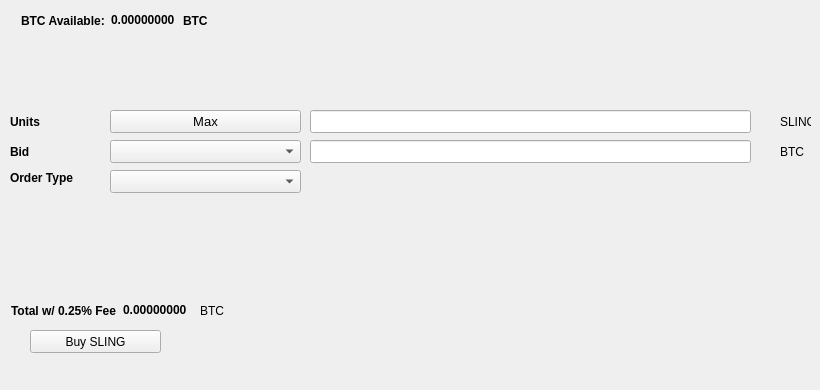
   <widget class="QWidget" name="BuyTab">
    <attribute name="title">
     <string>Buy</string>
    </attribute>
    <widget class="QPushButton" name="BuySLING">
     <property name="geometry">
      <rect>
       <x>30</x>
       <y>330</y>
       <width>131</width>
       <height>23</height>
      </rect>
     </property>
     <property name="text">
      <string>Buy SLING</string>
     </property>
     <property name="icon">
      <iconset resource="../sling.qrc">
       <normaloff>:/icons/bitcoin</normaloff>:/icons/bitcoin</iconset>
     </property>
    </widget>
    <widget class="QLabel" name="label_3">
     <property name="geometry">
      <rect>
       <x>10</x>
       <y>110</y>
       <width>46</width>
       <height>23</height>
      </rect>
     </property>
     <property name="font">
      <font>
       <weight>75</weight>
       <bold>true</bold>
      </font>
     </property>
     <property name="text">
      <string>Units</string>
     </property>
    </widget>
    <widget class="QLineEdit" name="UnitsInput">
     <property name="geometry">
      <rect>
       <x>310</x>
       <y>110</y>
       <width>441</width>
       <height>23</height>
      </rect>
     </property>
     <property name="font">
      <font>
       <pointsize>9</pointsize>
       <weight>75</weight>
       <bold>true</bold>
      </font>
     </property>
    </widget>
    <widget class="QLineEdit" name="BuyBidPriceEdit">
     <property name="geometry">
      <rect>
       <x>310</x>
       <y>140</y>
       <width>441</width>
       <height>23</height>
      </rect>
     </property>
     <property name="font">
      <font>
       <pointsize>9</pointsize>
       <weight>75</weight>
       <bold>true</bold>
      </font>
     </property>
    </widget>
    <widget class="QLabel" name="label_4">
     <property name="geometry">
      <rect>
       <x>780</x>
       <y>110</y>
       <width>31</width>
       <height>23</height>
      </rect>
     </property>
     <property name="text">
      <string>SLING</string>
     </property>
    </widget>
    <widget class="QLabel" name="label_5">
     <property name="geometry">
      <rect>
       <x>780</x>
       <y>140</y>
       <width>31</width>
       <height>23</height>
      </rect>
     </property>
     <property name="text">
      <string>BTC</string>
     </property>
    </widget>
    <widget class="QLabel" name="label_6">
     <property name="geometry">
      <rect>
       <x>10</x>
       <y>140</y>
       <width>46</width>
       <height>23</height>
      </rect>
     </property>
     <property name="font">
      <font>
       <weight>75</weight>
       <bold>true</bold>
      </font>
     </property>
     <property name="text">
      <string>Bid</string>
     </property>
    </widget>
    <widget class="QLabel" name="label_7">
     <property name="geometry">
      <rect>
       <x>10</x>
       <y>170</y>
       <width>91</width>
       <height>16</height>
      </rect>
     </property>
     <property name="font">
      <font>
       <weight>75</weight>
       <bold>true</bold>
      </font>
     </property>
     <property name="text">
      <string>Order Type</string>
     </property>
    </widget>
    <widget class="QPushButton" name="Buy_Max_Amount">
     <property name="geometry">
      <rect>
       <x>110</x>
       <y>110</y>
       <width>191</width>
       <height>23</height>
      </rect>
     </property>
     <property name="font">
      <font>
       <pointsize>10</pointsize>
      </font>
     </property>
     <property name="text">
      <string>Max</string>
     </property>
    </widget>
    <widget class="QComboBox" name="BuyBidcomboBox">
     <property name="geometry">
      <rect>
       <x>110</x>
       <y>140</y>
       <width>191</width>
       <height>23</height>
      </rect>
     </property>
     <property name="font">
      <font>
       <pointsize>10</pointsize>
      </font>
     </property>
    </widget>
    <widget class="QComboBox" name="buyOrdertypeCombo">
     <property name="geometry">
      <rect>
       <x>110</x>
       <y>170</y>
       <width>191</width>
       <height>23</height>
      </rect>
     </property>
     <property name="font">
      <font>
       <pointsize>10</pointsize>
      </font>
     </property>
    </widget>
    <widget class="QWidget" name="layoutWidget1">
     <property name="geometry">
      <rect>
       <x>21</x>
       <y>11</y>
       <width>227</width>
       <height>19</height>
      </rect>
     </property>
     <layout class="QHBoxLayout" name="horizontalLayout_3">
      <item>
       <widget class="QLabel" name="label232">
        <property name="font">
         <font>
          <weight>75</weight>
          <bold>true</bold>
         </font>
        </property>
        <property name="text">
         <string>BTC Available:</string>
        </property>
       </widget>
      </item>
      <item>
       <widget class="QLabel" name="BtcAvailableLbl">
        <property name="palette">
         <palette>
          <active>
           <colorrole role="WindowText">
            <brush brushstyle="SolidPattern">
             <color alpha="255">
              <red>0</red>
              <green>0</green>
              <blue>0</blue>
             </color>
            </brush>
           </colorrole>
           <colorrole role="Button">
            <brush brushstyle="SolidPattern">
             <color alpha="255">
              <red>0</red>
              <green>170</green>
              <blue>0</blue>
             </color>
            </brush>
           </colorrole>
           <colorrole role="Light">
            <brush brushstyle="SolidPattern">
             <color alpha="255">
              <red>0</red>
              <green>255</green>
              <blue>0</blue>
             </color>
            </brush>
           </colorrole>
           <colorrole role="Midlight">
            <brush brushstyle="SolidPattern">
             <color alpha="255">
              <red>0</red>
              <green>212</green>
              <blue>0</blue>
             </color>
            </brush>
           </colorrole>
           <colorrole role="Dark">
            <brush brushstyle="SolidPattern">
             <color alpha="255">
              <red>0</red>
              <green>85</green>
              <blue>0</blue>
             </color>
            </brush>
           </colorrole>
           <colorrole role="Mid">
            <brush brushstyle="SolidPattern">
             <color alpha="255">
              <red>0</red>
              <green>113</green>
              <blue>0</blue>
             </color>
            </brush>
           </colorrole>
           <colorrole role="Text">
            <brush brushstyle="SolidPattern">
             <color alpha="255">
              <red>0</red>
              <green>170</green>
              <blue>0</blue>
             </color>
            </brush>
           </colorrole>
           <colorrole role="BrightText">
            <brush brushstyle="SolidPattern">
             <color alpha="255">
              <red>255</red>
              <green>255</green>
              <blue>255</blue>
             </color>
            </brush>
           </colorrole>
           <colorrole role="ButtonText">
            <brush brushstyle="SolidPattern">
             <color alpha="255">
              <red>0</red>
              <green>0</green>
              <blue>0</blue>
             </color>
            </brush>
           </colorrole>
           <colorrole role="Base">
            <brush brushstyle="SolidPattern">
             <color alpha="255">
              <red>255</red>
              <green>255</green>
              <blue>255</blue>
             </color>
            </brush>
           </colorrole>
           <colorrole role="Window">
            <brush brushstyle="SolidPattern">
             <color alpha="255">
              <red>0</red>
              <green>170</green>
              <blue>0</blue>
             </color>
            </brush>
           </colorrole>
           <colorrole role="Shadow">
            <brush brushstyle="SolidPattern">
             <color alpha="255">
              <red>0</red>
              <green>0</green>
              <blue>0</blue>
             </color>
            </brush>
           </colorrole>
           <colorrole role="AlternateBase">
            <brush brushstyle="SolidPattern">
             <color alpha="255">
              <red>127</red>
              <green>212</green>
              <blue>127</blue>
             </color>
            </brush>
           </colorrole>
           <colorrole role="ToolTipBase">
            <brush brushstyle="SolidPattern">
             <color alpha="255">
              <red>255</red>
              <green>255</green>
              <blue>220</blue>
             </color>
            </brush>
           </colorrole>
           <colorrole role="ToolTipText">
            <brush brushstyle="SolidPattern">
             <color alpha="255">
              <red>0</red>
              <green>0</green>
              <blue>0</blue>
             </color>
            </brush>
           </colorrole>
          </active>
          <inactive>
           <colorrole role="WindowText">
            <brush brushstyle="SolidPattern">
             <color alpha="255">
              <red>0</red>
              <green>0</green>
              <blue>0</blue>
             </color>
            </brush>
           </colorrole>
           <colorrole role="Button">
            <brush brushstyle="SolidPattern">
             <color alpha="255">
              <red>0</red>
              <green>170</green>
              <blue>0</blue>
             </color>
            </brush>
           </colorrole>
           <colorrole role="Light">
            <brush brushstyle="SolidPattern">
             <color alpha="255">
              <red>0</red>
              <green>255</green>
              <blue>0</blue>
             </color>
            </brush>
           </colorrole>
           <colorrole role="Midlight">
            <brush brushstyle="SolidPattern">
             <color alpha="255">
              <red>0</red>
              <green>212</green>
              <blue>0</blue>
             </color>
            </brush>
           </colorrole>
           <colorrole role="Dark">
            <brush brushstyle="SolidPattern">
             <color alpha="255">
              <red>0</red>
              <green>85</green>
              <blue>0</blue>
             </color>
            </brush>
           </colorrole>
           <colorrole role="Mid">
            <brush brushstyle="SolidPattern">
             <color alpha="255">
              <red>0</red>
              <green>113</green>
              <blue>0</blue>
             </color>
            </brush>
           </colorrole>
           <colorrole role="Text">
            <brush brushstyle="SolidPattern">
             <color alpha="255">
              <red>0</red>
              <green>170</green>
              <blue>0</blue>
             </color>
            </brush>
           </colorrole>
           <colorrole role="BrightText">
            <brush brushstyle="SolidPattern">
             <color alpha="255">
              <red>255</red>
              <green>255</green>
              <blue>255</blue>
             </color>
            </brush>
           </colorrole>
           <colorrole role="ButtonText">
            <brush brushstyle="SolidPattern">
             <color alpha="255">
              <red>0</red>
              <green>0</green>
              <blue>0</blue>
             </color>
            </brush>
           </colorrole>
           <colorrole role="Base">
            <brush brushstyle="SolidPattern">
             <color alpha="255">
              <red>255</red>
              <green>255</green>
              <blue>255</blue>
             </color>
            </brush>
           </colorrole>
           <colorrole role="Window">
            <brush brushstyle="SolidPattern">
             <color alpha="255">
              <red>0</red>
              <green>170</green>
              <blue>0</blue>
             </color>
            </brush>
           </colorrole>
           <colorrole role="Shadow">
            <brush brushstyle="SolidPattern">
             <color alpha="255">
              <red>0</red>
              <green>0</green>
              <blue>0</blue>
             </color>
            </brush>
           </colorrole>
           <colorrole role="AlternateBase">
            <brush brushstyle="SolidPattern">
             <color alpha="255">
              <red>127</red>
              <green>212</green>
              <blue>127</blue>
             </color>
            </brush>
           </colorrole>
           <colorrole role="ToolTipBase">
            <brush brushstyle="SolidPattern">
             <color alpha="255">
              <red>255</red>
              <green>255</green>
              <blue>220</blue>
             </color>
            </brush>
           </colorrole>
           <colorrole role="ToolTipText">
            <brush brushstyle="SolidPattern">
             <color alpha="255">
              <red>0</red>
              <green>0</green>
              <blue>0</blue>
             </color>
            </brush>
           </colorrole>
          </inactive>
          <disabled>
           <colorrole role="WindowText">
            <brush brushstyle="SolidPattern">
             <color alpha="255">
              <red>0</red>
              <green>85</green>
              <blue>0</blue>
             </color>
            </brush>
           </colorrole>
           <colorrole role="Button">
            <brush brushstyle="SolidPattern">
             <color alpha="255">
              <red>0</red>
              <green>170</green>
              <blue>0</blue>
             </color>
            </brush>
           </colorrole>
           <colorrole role="Light">
            <brush brushstyle="SolidPattern">
             <color alpha="255">
              <red>0</red>
              <green>255</green>
              <blue>0</blue>
             </color>
            </brush>
           </colorrole>
           <colorrole role="Midlight">
            <brush brushstyle="SolidPattern">
             <color alpha="255">
              <red>0</red>
              <green>212</green>
              <blue>0</blue>
             </color>
            </brush>
           </colorrole>
           <colorrole role="Dark">
            <brush brushstyle="SolidPattern">
             <color alpha="255">
              <red>0</red>
              <green>85</green>
              <blue>0</blue>
             </color>
            </brush>
           </colorrole>
           <colorrole role="Mid">
            <brush brushstyle="SolidPattern">
             <color alpha="255">
              <red>0</red>
              <green>113</green>
              <blue>0</blue>
             </color>
            </brush>
           </colorrole>
           <colorrole role="Text">
            <brush brushstyle="SolidPattern">
             <color alpha="255">
              <red>0</red>
              <green>85</green>
              <blue>0</blue>
             </color>
            </brush>
           </colorrole>
           <colorrole role="BrightText">
            <brush brushstyle="SolidPattern">
             <color alpha="255">
              <red>255</red>
              <green>255</green>
              <blue>255</blue>
             </color>
            </brush>
           </colorrole>
           <colorrole role="ButtonText">
            <brush brushstyle="SolidPattern">
             <color alpha="255">
              <red>0</red>
              <green>85</green>
              <blue>0</blue>
             </color>
            </brush>
           </colorrole>
           <colorrole role="Base">
            <brush brushstyle="SolidPattern">
             <color alpha="255">
              <red>0</red>
              <green>170</green>
              <blue>0</blue>
             </color>
            </brush>
           </colorrole>
           <colorrole role="Window">
            <brush brushstyle="SolidPattern">
             <color alpha="255">
              <red>0</red>
              <green>170</green>
              <blue>0</blue>
             </color>
            </brush>
           </colorrole>
           <colorrole role="Shadow">
            <brush brushstyle="SolidPattern">
             <color alpha="255">
              <red>0</red>
              <green>0</green>
              <blue>0</blue>
             </color>
            </brush>
           </colorrole>
           <colorrole role="AlternateBase">
            <brush brushstyle="SolidPattern">
             <color alpha="255">
              <red>0</red>
              <green>170</green>
              <blue>0</blue>
             </color>
            </brush>
           </colorrole>
           <colorrole role="ToolTipBase">
            <brush brushstyle="SolidPattern">
             <color alpha="255">
              <red>255</red>
              <green>255</green>
              <blue>220</blue>
             </color>
            </brush>
           </colorrole>
           <colorrole role="ToolTipText">
            <brush brushstyle="SolidPattern">
             <color alpha="255">
              <red>0</red>
              <green>0</green>
              <blue>0</blue>
             </color>
            </brush>
           </colorrole>
          </disabled>
         </palette>
        </property>
        <property name="font">
         <font>
          <weight>75</weight>
          <bold>true</bold>
         </font>
        </property>
        <property name="text">
         <string>0.00000000</string>
        </property>
        <property name="textInteractionFlags">
         <set>Qt::LinksAccessibleByMouse|Qt::TextSelectableByKeyboard|Qt::TextSelectableByMouse</set>
        </property>
       </widget>
      </item>
      <item>
       <widget class="QLabel" name="BtcAvailableLbl_2">
        <property name="font">
         <font>
          <weight>75</weight>
          <bold>true</bold>
         </font>
        </property>
        <property name="text">
         <string>BTC</string>
        </property>
       </widget>
      </item>
     </layout>
    </widget>
    <widget class="QWidget" name="layoutWidge2">
     <property name="geometry">
      <rect>
       <x>11</x>
       <y>301</y>
       <width>259</width>
       <height>19</height>
      </rect>
     </property>
     <layout class="QHBoxLayout" name="horizontalLayout_4">
      <item>
       <widget class="QLabel" name="label_9">
        <property name="font">
         <font>
          <weight>75</weight>
          <bold>true</bold>
         </font>
        </property>
        <property name="text">
         <string>Total w/ 0.25% Fee</string>
        </property>
       </widget>
      </item>
      <item>
       <widget class="QLabel" name="BuyCostLabel">
        <property name="palette">
         <palette>
          <active>
           <colorrole role="WindowText">
            <brush brushstyle="SolidPattern">
             <color alpha="255">
              <red>0</red>
              <green>0</green>
              <blue>0</blue>
             </color>
            </brush>
           </colorrole>
           <colorrole role="Button">
            <brush brushstyle="SolidPattern">
             <color alpha="255">
              <red>0</red>
              <green>170</green>
              <blue>0</blue>
             </color>
            </brush>
           </colorrole>
           <colorrole role="Light">
            <brush brushstyle="SolidPattern">
             <color alpha="255">
              <red>0</red>
              <green>255</green>
              <blue>0</blue>
             </color>
            </brush>
           </colorrole>
           <colorrole role="Midlight">
            <brush brushstyle="SolidPattern">
             <color alpha="255">
              <red>0</red>
              <green>212</green>
              <blue>0</blue>
             </color>
            </brush>
           </colorrole>
           <colorrole role="Dark">
            <brush brushstyle="SolidPattern">
             <color alpha="255">
              <red>0</red>
              <green>85</green>
              <blue>0</blue>
             </color>
            </brush>
           </colorrole>
           <colorrole role="Mid">
            <brush brushstyle="SolidPattern">
             <color alpha="255">
              <red>0</red>
              <green>113</green>
              <blue>0</blue>
             </color>
            </brush>
           </colorrole>
           <colorrole role="Text">
            <brush brushstyle="SolidPattern">
             <color alpha="255">
              <red>0</red>
              <green>170</green>
              <blue>0</blue>
             </color>
            </brush>
           </colorrole>
           <colorrole role="BrightText">
            <brush brushstyle="SolidPattern">
             <color alpha="255">
              <red>255</red>
              <green>255</green>
              <blue>255</blue>
             </color>
            </brush>
           </colorrole>
           <colorrole role="ButtonText">
            <brush brushstyle="SolidPattern">
             <color alpha="255">
              <red>0</red>
              <green>0</green>
              <blue>0</blue>
             </color>
            </brush>
           </colorrole>
           <colorrole role="Base">
            <brush brushstyle="SolidPattern">
             <color alpha="255">
              <red>255</red>
              <green>255</green>
              <blue>255</blue>
             </color>
            </brush>
           </colorrole>
           <colorrole role="Window">
            <brush brushstyle="SolidPattern">
             <color alpha="255">
              <red>0</red>
              <green>170</green>
              <blue>0</blue>
             </color>
            </brush>
           </colorrole>
           <colorrole role="Shadow">
            <brush brushstyle="SolidPattern">
             <color alpha="255">
              <red>0</red>
              <green>0</green>
              <blue>0</blue>
             </color>
            </brush>
           </colorrole>
           <colorrole role="AlternateBase">
            <brush brushstyle="SolidPattern">
             <color alpha="255">
              <red>127</red>
              <green>212</green>
              <blue>127</blue>
             </color>
            </brush>
           </colorrole>
           <colorrole role="ToolTipBase">
            <brush brushstyle="SolidPattern">
             <color alpha="255">
              <red>255</red>
              <green>255</green>
              <blue>220</blue>
             </color>
            </brush>
           </colorrole>
           <colorrole role="ToolTipText">
            <brush brushstyle="SolidPattern">
             <color alpha="255">
              <red>0</red>
              <green>0</green>
              <blue>0</blue>
             </color>
            </brush>
           </colorrole>
          </active>
          <inactive>
           <colorrole role="WindowText">
            <brush brushstyle="SolidPattern">
             <color alpha="255">
              <red>0</red>
              <green>0</green>
              <blue>0</blue>
             </color>
            </brush>
           </colorrole>
           <colorrole role="Button">
            <brush brushstyle="SolidPattern">
             <color alpha="255">
              <red>0</red>
              <green>170</green>
              <blue>0</blue>
             </color>
            </brush>
           </colorrole>
           <colorrole role="Light">
            <brush brushstyle="SolidPattern">
             <color alpha="255">
              <red>0</red>
              <green>255</green>
              <blue>0</blue>
             </color>
            </brush>
           </colorrole>
           <colorrole role="Midlight">
            <brush brushstyle="SolidPattern">
             <color alpha="255">
              <red>0</red>
              <green>212</green>
              <blue>0</blue>
             </color>
            </brush>
           </colorrole>
           <colorrole role="Dark">
            <brush brushstyle="SolidPattern">
             <color alpha="255">
              <red>0</red>
              <green>85</green>
              <blue>0</blue>
             </color>
            </brush>
           </colorrole>
           <colorrole role="Mid">
            <brush brushstyle="SolidPattern">
             <color alpha="255">
              <red>0</red>
              <green>113</green>
              <blue>0</blue>
             </color>
            </brush>
           </colorrole>
           <colorrole role="Text">
            <brush brushstyle="SolidPattern">
             <color alpha="255">
              <red>0</red>
              <green>170</green>
              <blue>0</blue>
             </color>
            </brush>
           </colorrole>
           <colorrole role="BrightText">
            <brush brushstyle="SolidPattern">
             <color alpha="255">
              <red>255</red>
              <green>255</green>
              <blue>255</blue>
             </color>
            </brush>
           </colorrole>
           <colorrole role="ButtonText">
            <brush brushstyle="SolidPattern">
             <color alpha="255">
              <red>0</red>
              <green>0</green>
              <blue>0</blue>
             </color>
            </brush>
           </colorrole>
           <colorrole role="Base">
            <brush brushstyle="SolidPattern">
             <color alpha="255">
              <red>255</red>
              <green>255</green>
              <blue>255</blue>
             </color>
            </brush>
           </colorrole>
           <colorrole role="Window">
            <brush brushstyle="SolidPattern">
             <color alpha="255">
              <red>0</red>
              <green>170</green>
              <blue>0</blue>
             </color>
            </brush>
           </colorrole>
           <colorrole role="Shadow">
            <brush brushstyle="SolidPattern">
             <color alpha="255">
              <red>0</red>
              <green>0</green>
              <blue>0</blue>
             </color>
            </brush>
           </colorrole>
           <colorrole role="AlternateBase">
            <brush brushstyle="SolidPattern">
             <color alpha="255">
              <red>127</red>
              <green>212</green>
              <blue>127</blue>
             </color>
            </brush>
           </colorrole>
           <colorrole role="ToolTipBase">
            <brush brushstyle="SolidPattern">
             <color alpha="255">
              <red>255</red>
              <green>255</green>
              <blue>220</blue>
             </color>
            </brush>
           </colorrole>
           <colorrole role="ToolTipText">
            <brush brushstyle="SolidPattern">
             <color alpha="255">
              <red>0</red>
              <green>0</green>
              <blue>0</blue>
             </color>
            </brush>
           </colorrole>
          </inactive>
          <disabled>
           <colorrole role="WindowText">
            <brush brushstyle="SolidPattern">
             <color alpha="255">
              <red>0</red>
              <green>85</green>
              <blue>0</blue>
             </color>
            </brush>
           </colorrole>
           <colorrole role="Button">
            <brush brushstyle="SolidPattern">
             <color alpha="255">
              <red>0</red>
              <green>170</green>
              <blue>0</blue>
             </color>
            </brush>
           </colorrole>
           <colorrole role="Light">
            <brush brushstyle="SolidPattern">
             <color alpha="255">
              <red>0</red>
              <green>255</green>
              <blue>0</blue>
             </color>
            </brush>
           </colorrole>
           <colorrole role="Midlight">
            <brush brushstyle="SolidPattern">
             <color alpha="255">
              <red>0</red>
              <green>212</green>
              <blue>0</blue>
             </color>
            </brush>
           </colorrole>
           <colorrole role="Dark">
            <brush brushstyle="SolidPattern">
             <color alpha="255">
              <red>0</red>
              <green>85</green>
              <blue>0</blue>
             </color>
            </brush>
           </colorrole>
           <colorrole role="Mid">
            <brush brushstyle="SolidPattern">
             <color alpha="255">
              <red>0</red>
              <green>113</green>
              <blue>0</blue>
             </color>
            </brush>
           </colorrole>
           <colorrole role="Text">
            <brush brushstyle="SolidPattern">
             <color alpha="255">
              <red>0</red>
              <green>85</green>
              <blue>0</blue>
             </color>
            </brush>
           </colorrole>
           <colorrole role="BrightText">
            <brush brushstyle="SolidPattern">
             <color alpha="255">
              <red>255</red>
              <green>255</green>
              <blue>255</blue>
             </color>
            </brush>
           </colorrole>
           <colorrole role="ButtonText">
            <brush brushstyle="SolidPattern">
             <color alpha="255">
              <red>0</red>
              <green>85</green>
              <blue>0</blue>
             </color>
            </brush>
           </colorrole>
           <colorrole role="Base">
            <brush brushstyle="SolidPattern">
             <color alpha="255">
              <red>0</red>
              <green>170</green>
              <blue>0</blue>
             </color>
            </brush>
           </colorrole>
           <colorrole role="Window">
            <brush brushstyle="SolidPattern">
             <color alpha="255">
              <red>0</red>
              <green>170</green>
              <blue>0</blue>
             </color>
            </brush>
           </colorrole>
           <colorrole role="Shadow">
            <brush brushstyle="SolidPattern">
             <color alpha="255">
              <red>0</red>
              <green>0</green>
              <blue>0</blue>
             </color>
            </brush>
           </colorrole>
           <colorrole role="AlternateBase">
            <brush brushstyle="SolidPattern">
             <color alpha="255">
              <red>0</red>
              <green>170</green>
              <blue>0</blue>
             </color>
            </brush>
           </colorrole>
           <colorrole role="ToolTipBase">
            <brush brushstyle="SolidPattern">
             <color alpha="255">
              <red>255</red>
              <green>255</green>
              <blue>220</blue>
             </color>
            </brush>
           </colorrole>
           <colorrole role="ToolTipText">
            <brush brushstyle="SolidPattern">
             <color alpha="255">
              <red>0</red>
              <green>0</green>
              <blue>0</blue>
             </color>
            </brush>
           </colorrole>
          </disabled>
         </palette>
        </property>
        <property name="font">
         <font>
          <weight>75</weight>
          <bold>true</bold>
         </font>
        </property>
        <property name="autoFillBackground">
         <bool>false</bool>
        </property>
        <property name="text">
         <string>0.00000000</string>
        </property>
        <property name="textInteractionFlags">
         <set>Qt::LinksAccessibleByMouse|Qt::TextSelectableByMouse</set>
        </property>
       </widget>
      </item>
      <item>
       <widget class="QLabel" name="label_10">
        <property name="font">
         <font>
          <weight>50</weight>
          <bold>false</bold>
         </font>
        </property>
        <property name="text">
         <string>BTC</string>
        </property>
       </widget>
      </item>
     </layout>
    </widget>
    <widget class="QLabel" name="label_24">
     <property name="geometry">
      <rect>
       <x>460</x>
       <y>300</y>
       <width>281</width>
       <height>81</height>
      </rect>
     </property>
     <property name="text">
      <string/>
     </property>
     <property name="pixmap">
      <pixmap>:/images/bittrex</pixmap>
     </property>
    </widget>
   </widget>
